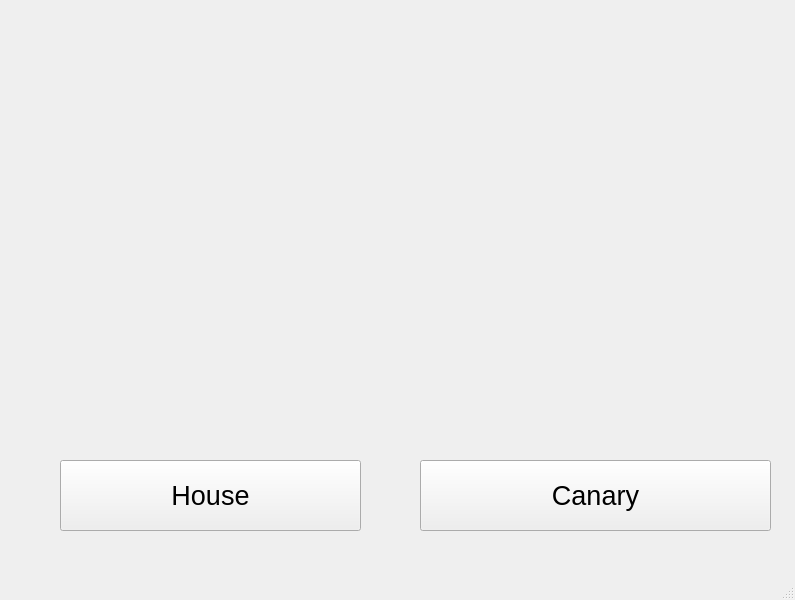
<?xml version="1.0" encoding="UTF-8"?>
<ui version="4.0">
 <class>MainWindow</class>
 <widget class="QMainWindow" name="MainWindow">
  <property name="geometry">
   <rect>
    <x>0</x>
    <y>0</y>
    <width>795</width>
    <height>600</height>
   </rect>
  </property>
  <property name="windowTitle">
   <string>MainWindow</string>
  </property>
  <widget class="QWidget" name="centralwidget">
   <widget class="QLabel" name="photo">
    <property name="geometry">
     <rect>
      <x>10</x>
      <y>0</y>
      <width>781</width>
      <height>451</height>
     </rect>
    </property>
    <property name="text">
     <string/>
    </property>
    <property name="pixmap">
     <pixmap>../../../../../D/обработанное (4 курс 2 рейс 2019 год)/38____Ruoune_green.jpg</pixmap>
    </property>
    <property name="scaledContents">
     <bool>true</bool>
    </property>
   </widget>
   <widget class="QPushButton" name="button_house">
    <property name="geometry">
     <rect>
      <x>60</x>
      <y>460</y>
      <width>301</width>
      <height>71</height>
     </rect>
    </property>
    <property name="font">
     <font>
      <pointsize>20</pointsize>
     </font>
    </property>
    <property name="text">
     <string>House</string>
    </property>
   </widget>
   <widget class="QPushButton" name="button_canary">
    <property name="geometry">
     <rect>
      <x>420</x>
      <y>460</y>
      <width>351</width>
      <height>71</height>
     </rect>
    </property>
    <property name="font">
     <font>
      <pointsize>20</pointsize>
     </font>
    </property>
    <property name="text">
     <string>Canary</string>
    </property>
   </widget>
  </widget>
  <widget class="QMenuBar" name="menubar">
   <property name="geometry">
    <rect>
     <x>0</x>
     <y>0</y>
     <width>795</width>
     <height>26</height>
    </rect>
   </property>
  </widget>
  <widget class="QStatusBar" name="statusbar"/>
 </widget>
 <resources/>
 <connections/>
</ui>
